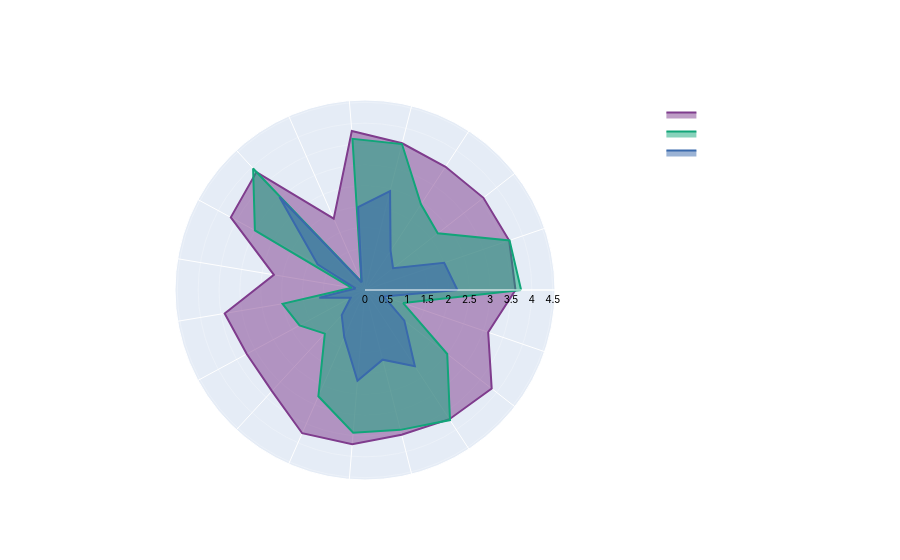

The code cell stored with this chart in its notebook:
### Markdown cell above
## 5. Visualizations

### 5.1 Radar Chart — Cluster Profiles

### Code cell
# === Cluster Profiling & Taste Tribe Naming ===

# 1. Lấy tất cả cột genre_pref__
genre_cols = [c for c in feature_cols if c.startswith('genre_pref__')]
print(f'Genre features: {len(genre_cols)} columns')

# 2. Tính giá trị thực tế (unscaled) cho mỗi cluster
cluster_genre_means = df_clean.groupby('cluster_id')[genre_cols].mean()

# 3. Tính "độ nổi bật" = cluster mean - overall mean
overall_mean = df_clean[genre_cols].mean()
distinctiveness = cluster_genre_means.subtract(overall_mean, axis=1)

# Map tên genre sang tiếng Việt
pretty_name = {
    'action': 'Hành Động', 'adventure': 'Phiêu Lưu', 'animation': 'Hoạt Hình',
    'children': 'Thiếu Nhi', 'comedy': 'Hài', 'crime': 'Tội Phạm',
    'drama': 'Chính Kịch', 'documentary': 'Tài Liệu', 'fantasy': 'Giả Tưởng',
    'film_noir': 'Noir', 'horror': 'Kinh Dị', 'imax': 'IMAX',
    'musical': 'Ca Nhạc', 'mystery': 'Bí Ẩn', 'romance': 'Tình Cảm',
    'sci_fi': 'Khoa Học Viễn Tưởng', 'thriller': 'Giật Gân', 'war': 'Chiến Tranh',
    'western': 'Viễn Tây',
}

# 4. Đặt tên thông minh — phát hiện Omnivore / Ít Hoạt Động / Top 2 genre
used_pairs = set()
tribe_names = {}

print('\n=== Taste Tribe Assignment ===')
for k in range(CHOSEN_K):
    ranked = distinctiveness.loc[k].sort_values(ascending=False)
    n_positive = (ranked > 0).sum()
    total_genres = len(ranked)
    n = (df_clean['cluster_id'] == k).sum()

    # Nếu >= 80% genres đều trên trung bình → nhóm "Đa Thể Loại"
    if n_positive >= total_genres * 0.8:
        tribe_names[k] = 'Đa Thể Loại'
        print(f'  Cluster {k} → "Đa Thể Loại"  ({n:,} users)')
        print(f'     Lý do: {n_positive}/{total_genres} genres trên trung bình → Omnivore')
        continue

    # Nếu >= 80% genres đều dưới trung bình → nhóm "Ít Hoạt Động"
    if n_positive <= total_genres * 0.2:
        tribe_names[k] = 'Ít Hoạt Động'
        print(f'  Cluster {k} → "Ít Hoạt Động"  ({n:,} users)')
        print(f'     Lý do: chỉ {n_positive}/{total_genres} genres trên trung bình')
        continue

    # Còn lại: kết hợp top 2 genre nổi bật nhất (không trùng)
    top_keys = [g.replace('genre_pref__', '') for g in ranked.head(5).index]

    chosen = None
    for i in range(len(top_keys)):
        for j in range(i + 1, len(top_keys)):
            pair = tuple(sorted([top_keys[i], top_keys[j]]))
            if pair not in used_pairs:
                chosen = (top_keys[i], top_keys[j])
                used_pairs.add(pair)
                break
        if chosen:
            break

    if chosen is None:
        chosen = (top_keys[0], top_keys[1])

    g1 = pretty_name.get(chosen[0], chosen[0].title())
    g2 = pretty_name.get(chosen[1], chosen[1].title())
    name = f'{g1}–{g2}'

    tribe_names[k] = name
    print(f'  Cluster {k} → "{name}"  ({n:,} users)')
    print(f'     Top distinctive: {chosen[0]}(Δ={ranked.iloc[0]:+.4f}), {chosen[1]}(Δ={ranked.iloc[1]:+.4f})')

df_clean['tribe_name'] = df_clean['cluster_id'].map(tribe_names)

# === 5. Radar Chart — Genre Profiles per Taste Tribe ===
all_vals = cluster_genre_means.values.flatten()
r_min = 0.0
r_max = float(all_vals.max()) * 1.15

axis_labels = [c.replace('genre_pref__', '').replace('_', ' ').title()
               for c in genre_cols]

fig = go.Figure()
colors = px.colors.qualitative.Bold

for k in range(CHOSEN_K):
    vals = cluster_genre_means.loc[k].tolist()
    vals += [vals[0]]
    cats = axis_labels + [axis_labels[0]]
    fig.add_trace(go.Scatterpolar(
        r=vals, theta=cats, fill='toself',
        name=f'Cluster {k}: {tribe_names[k]}',
        line_color=colors[k % len(colors)],
    ))

fig.update_layout(
    title=f'Genre Profiles — Taste Tribes (K={CHOSEN_K})',
    polar=dict(
        radialaxis=dict(
            visible=True,
            range=[r_min, r_max],
            tickfont=dict(color='black', size=10),
            gridcolor='rgba(255,255,255,0.25)',
        ),
        angularaxis=dict(tickfont=dict(color='#FFFFFF', size=11))
    ),
    showlegend=True,
    height=560,
    paper_bgcolor='rgba(0,0,0,0)',
    font=dict(family='Inter, sans-serif', size=12, color='#FFFFFF'),
    legend=dict(font=dict(color='white')),
)
fig.write_html(os.path.join(FIGURES_OUT, 'genre_radar.html'))
fig.show()
print('Saved genre_radar.html')

### Figure 1 — Plotly figure (JSON) as saved in the notebook; plotly's stock layout.template omitted (floating-point values rounded to 4 significant figures)
{"data": [{"fill": "toself", "line": {"color": "rgb(127, 60, 141)"}, "name": "Cluster 0: Đa Thể Loại", "r": [3.608, 3.655, 3.597, 3.529, 3.628, 3.823, 1.867, 3.843, 3.658, 2.214, 3.411, 3.223, 3.294, 3.749, 3.709, 3.578, 3.701, 3.849, 3.122, 3.608], "theta": ["Action", "Adventure", "Animation", "Children", "Comedy", "Crime", "Documentary", "Drama", "Fantasy", "Film Noir", "Horror", "Imax", "Musical", "Mystery", "Romance", "Sci Fi", "Thriller", "War", "Western", "Action"], "type": "scatterpolar"}, {"fill": "toself", "line": {"color": "rgb(17, 165, 121)"}, "name": "Cluster 1: Hành Động–Phiêu Lưu", "r": [3.743, 3.664, 2.21, 2.453, 3.609, 3.637, 0.2163, 3.961, 3.002, 0.3215, 2.003, 1.784, 1.423, 2.783, 3.433, 3.459, 3.726, 2.499, 0.9683, 3.743], "theta": ["Action", "Adventure", "Animation", "Children", "Comedy", "Crime", "Documentary", "Drama", "Fantasy", "Film Noir", "Horror", "Imax", "Musical", "Mystery", "Romance", "Sci Fi", "Thriller", "War", "Western", "Action"], "type": "scatterpolar"}, {"fill": "toself", "line": {"color": "rgb(57, 105, 172)"}, "name": "Cluster 2: Ít Hoạt Động", "r": [2.215, 2.008, 0.8525, 1.122, 2.447, 1.993, 0.2, 3.029, 1.292, 0.2306, 1.111, 0.391, 0.8241, 1.237, 2.183, 1.724, 2.186, 1.195, 0.4747, 2.215], "theta": ["Action", "Adventure", "Animation", "Children", "Comedy", "Crime", "Documentary", "Drama", "Fantasy", "Film Noir", "Horror", "Imax", "Musical", "Mystery", "Romance", "Sci Fi", "Thriller", "War", "Western", "Action"], "type": "scatterpolar"}], "layout": {"font": {"color": "#FFFFFF", "family": "Inter, sans-serif", "size": 12}, "height": 560, "legend": {"font": {"color": "white"}}, "paper_bgcolor": "rgba(0,0,0,0)", "polar": {"angularaxis": {"tickfont": {"color": "#FFFFFF", "size": 11}}, "radialaxis": {"gridcolor": "rgba(255,255,255,0.25)", "range": [0, 4.555], "tickfont": {"color": "black", "size": 10}, "visible": true}}, "showlegend": true, "title": {"text": "Genre Profiles — Taste Tribes (K=3)"}}}
